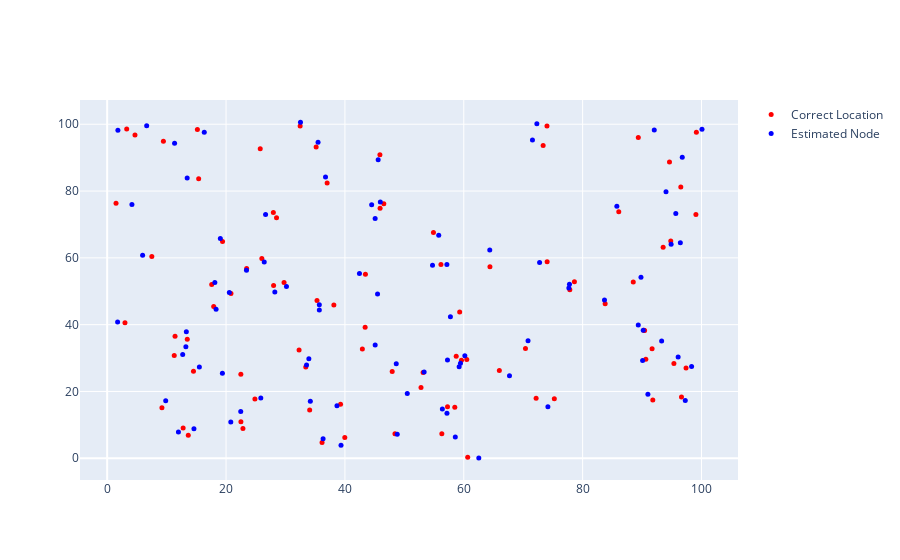

The code cell stored with this chart in its notebook:
### Code cell
plot3(original_node, estimated_node)
